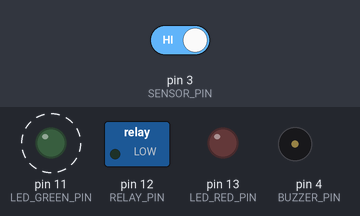
The program below on a simulated Arduino Nano, built with avr-gcc and run on an emulated ATmega328P. Parts: switched loads named in the program (green lamp = pin HIGH), output pins drawn as LEDs (lit = HIGH), buzzer (waves = sounding, pin HIGH). Dashed ring = blinking. The inputs (shaded band) are chosen by the test bench; at power-on: pin 3 (SENSOR_PIN) HIGH.

Above: at 0.5 s.
Timing chart, 0 to 3.0 s (numbered marks = the images above):
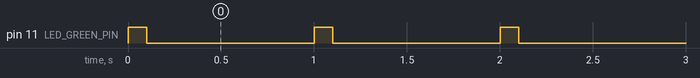

Measured:
- by itself, pin 11 (LED_GREEN_PIN): alternates HIGH for 0.10 s and LOW for 0.90 s

The program:

main.cpp
```cpp
#include <Arduino.h>
#define DECODE_NEC
#include <IRremote.hpp>
#include <LowPower.h>
#include "hardware.h"

// Buffer and protocol configuration
#define RX_BUFFER_SIZE 10


ardutauper_state current_state = STATE_OFF;
static bool triggered = false;

void trigger(void);
void ir_wakeup(void);

void setup() {
  cli();  // Disable interrupts
  CLKPR = 0x80;  // Enable prescaler change
  CLKPR = 0x01;  // Set prescaler to /2 (16MHz -> 8MHz)
  sei();  // Enable interrupts
  Serial.begin(9600);
  pinMode(SENSOR_PIN, INPUT_PULLUP);
  pinMode(LED_RED_PIN, OUTPUT);
  pinMode(LED_GREEN_PIN, OUTPUT);
  pinMode(RELAY_PIN, OUTPUT);
  pinMode(BUZZER_PIN, OUTPUT);
  relayOff();
  buzzerOff();
  IrReceiver.begin(IR_RECEIVE_PIN, ENABLE_LED_FEEDBACK); // Start the receiver}
  attachInterrupt(digitalPinToInterrupt(SENSOR_PIN), trigger, CHANGE);
  attachInterrupt(digitalPinToInterrupt(IR_RECEIVE_PIN), ir_wakeup, FALLING);
  detachInterrupt(digitalPinToInterrupt(IR_RECEIVE_PIN));
  ledGreenOff();
  ledRedOff();
}

void loop() {

  static uint32_t rxtime=0;
  static uint32_t last_rxtime=0;
  static uint8_t rxcount=0;
  static uint32_t rx_buff[RX_BUFFER_SIZE];
  static uint32_t armed_time=0;

  if (IrReceiver.decode()) {
    IrReceiver.printIRResultRawFormatted(&Serial, true);
    rxtime=millis();
    if (rxtime-last_rxtime<1000) {
      rxcount++;
    } else {
      rxcount=1;
    }
    last_rxtime = rxtime;
    rx_buff[rxcount-1] = IrReceiver.decodedIRData.command;
    if (IrReceiver.decodedIRData.command == 0xFFA25D) { // Example NEC code for "POWER" button
      Serial.println("POWER button pressed");

    }
  }

  switch (current_state)
  {
  case STATE_OFF:
    uint32_t time=millis();
    if (time%1000<100) {
      ledGreenOn();
    } else {
      ledGreenOff();
    }
    if (rxcount>=3) {
      // Check if the last 3 received codes match a predefined sequence
      if (rx_buff[rxcount-1] == 0xFFA25D && rx_buff[rxcount-2] == 0xFFE21D && rx_buff[rxcount-3] == 0xFF629D) {
        Serial.println("Arming sequence detected");
        current_state = STATE_PRE_ARMED;
        rxcount=0; // Reset count after arming
        armed_time=millis();
      }
    }
    break;

  case STATE_PRE_ARMED:
    if (time%1000<500) {
      buzzerOn();
      ledGreenOn();
      ledRedOff();
    } else {
      buzzerOff();
      ledGreenOff();
      ledRedOn();
    }
    if (millis()-armed_time>20000) { // 20 seconds to confirm arming
      Serial.println("System armed");
      buzzerOn();
      delay(5000);
      buzzerOff();
      current_state = STATE_ARMED;
    }
    if (rxcount) {
      Serial.println("Arming sequence interrupted");
      current_state = STATE_OFF;
      rxcount=0;
    }
    break;

  case STATE_ARMED:
    if (time%500<250) {
      ledRedOn();
    } else {
      ledRedOff();
    }
    if (triggered) {
      Serial.println("Trigger detected! Firing!");
      relayOn(); // Activate relay
      current_state = STATE_FIRED;
    }
    if (rxcount) {
      Serial.println("Disarming sequence detected");
      current_state = STATE_OFF;
      rxcount=0;
    }
    break;

  case STATE_FIRED:

    LowPower.powerDown(SLEEP_8S, ADC_OFF, BOD_OFF);
    for(int i=0; i<5; i++) {
      ledRedToggle();
      ledGreenToggle();
      delay(200);
    }

    ledGreenOff();
    ledRedOff();
    break;

  default:

    break;
  }

}

void trigger(void) {
  if (triggered) return; // Avoid multiple triggers
  triggered = true;
}

void ir_wakeup() {
  // This function is called when IR activity wakes up the MCU
}
```

hardware.h
```cpp
#ifndef HARDWARE_H
#define HARDWARE_H

// Pin definitions
#define LED_RED_PIN 13
#define LED_GREEN_PIN 11
#define RELAY_PIN 12
#define IR_RECEIVE_PIN 2
#define BUZZER_PIN 4
#define SENSOR_PIN 3


// State machine enumeration
enum ardutauper_state {
  STATE_OFF,
  STATE_PRE_ARMED,
  STATE_ARMED,
  STATE_FIRED
};

// Inline hardware control functions
static inline void ledRedOn() {
  digitalWrite(LED_RED_PIN, HIGH);
}

static inline void ledRedOff() {
  digitalWrite(LED_RED_PIN, LOW);
}

static inline void ledRedToggle() {
  digitalWrite(LED_RED_PIN, !digitalRead(LED_RED_PIN));
}

static inline void ledGreenOn() {
  digitalWrite(LED_GREEN_PIN, HIGH);
}

static inline void ledGreenOff() {
  digitalWrite(LED_GREEN_PIN, LOW);
}

static inline void ledGreenToggle() {
  digitalWrite(LED_GREEN_PIN, !digitalRead(LED_GREEN_PIN));
}

static inline void relayOn() {
  digitalWrite(RELAY_PIN, HIGH);
}

static inline void relayOff() {
  digitalWrite(RELAY_PIN, LOW);
}

static inline void buzzerOn() {
  digitalWrite(BUZZER_PIN, HIGH);
}

static inline void buzzerOff() {
  digitalWrite(BUZZER_PIN, LOW);
}

#endif // HARDWARE_H
```
